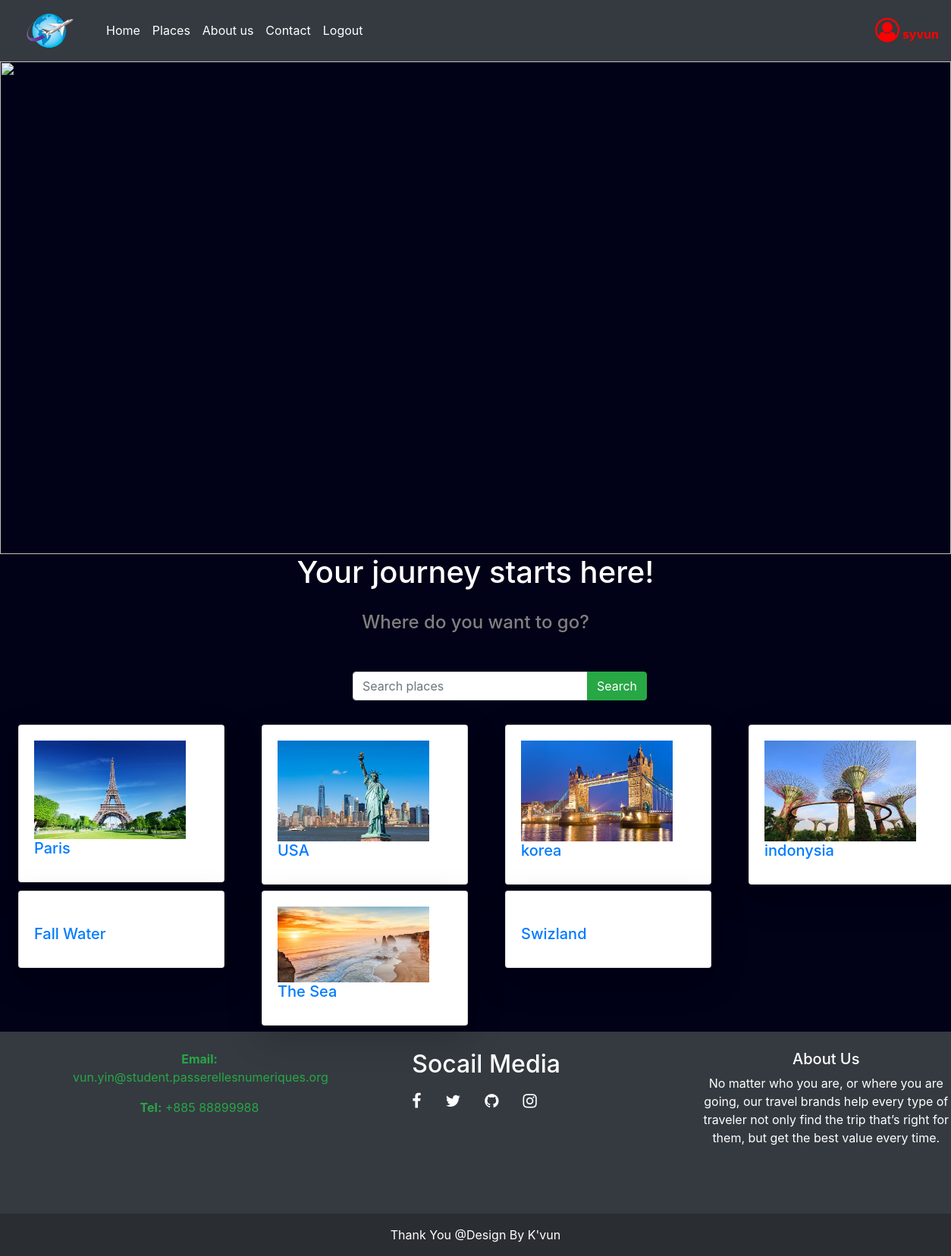
Page /?page=home (signed in) on the committed database.
### tables this page shows
CREATE TABLE `travels` (
  `travelID` int(11) NOT NULL,
  `places` varchar(50) NOT NULL,
  `image` varchar(255) NOT NULL,
  `description` varchar(255) NOT NULL,
  `categoryID` int(11) NOT NULL,
  `date` date DEFAULT NULL
);

### database/database.php (called while the page is built, shortened)
<?php
    function db() {
        return new mysqli('localhost','root','','travel_management');
    }
    function getAlldata(){
        return db()->query("SELECT * FROM categories INNER JOIN travels ON categories.categoryID = travels.categoryID");
    }

### pages/home.php (the view, shortened to what this page needs)
<?php require_once('partial/header.php');
require_once('partial/navbar.php'); ?>
    <div class="head">
        <img src="http://experiencingtheglobe.com/wp-content/uploads/Welcome.png" alt="" width="100%" height="650px">
    </div>
    <div class="content">
        <h1>Your journey starts here!</h1>
    </div>
    <h4>Where do you want to go?</h4>
    <form action="" method="post" class="col-lg-4 rounded-lg " style="margin-left:450px; margin-top:50px">
        <div class="input-group mb-3">
            <input type="text" class="form-control" placeholder="Search places" name="search">
                <div class="input-group-append">
                    <button class="btn btn-success" type="submit">Search</button>
                </div>
        </div>
    </form>
    <div class="allcard pt-3 row">
    <?php
        require_once('database/database.php');
        if ($_SERVER['REQUEST_METHOD'] == 'POST') {
            $travels = searchByPlaces($_POST);
        } else {
            $travels = getAlldata();
        }
        foreach ($travels as $data) :
    ?>
        <div class=" col-3">
            <div class="card mb-2 ml-4 shadow-lg  bg-white rounded " style="width: 17rem; ">
                <div class="card-body">
                    <div class="card-image mr-3">
                        <img class="img-fluid" width="200" src="./assets/images/<?=$data['image'] ?>" alt="">
                    </div>
                    <a href="readmore/detail.php?id=<?= $data['travelID'] ?>">
                        <h5 class="card-title"><?= $data['places'] ?></h5>
                    </a>
                </div>
            </div>
        </div>
    <?php endforeach; ?>
    </div>
<?php require_once('partial/footer.php'); ?>

### assets/css/style.css (style rules this page uses)
body { margin: 0; padding: 0; font-family: sans-serif; }
h1 { color: rgb(0, 0, 0); }

### partial/header.php (style rules this page uses)
body { margin: 0; padding: 0; background: #010117; }
.content { display: flex; justify-content: center; text-align: center; }
.content>h1 { color: white; }
h4 { text-align: center; margin-top: 20px; color: gray; }

### rows in the picture
travels: image (picture), places "Paris"
travels: image (picture), places "USA"
travels: image (picture), places "korea"
travels: image (picture), places "indonysia"
travels: places "Fall Water"
travels: image (picture), places "The Sea"
travels: places "Swizland"

### other values in the picture
$_SESSION['username'] "syvun"
